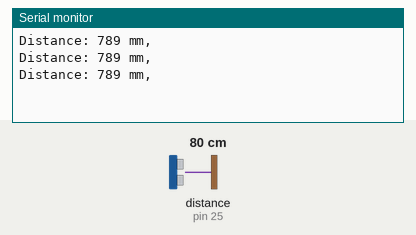
Simulated run of this sketch. Board: Arduino Mega 2560, built with avr-gcc and run on an emulated ATmega2560. On the bench: the last lines printed to the serial monitor. Wiring (inferred from the names in the program): ultrasonic range finder: trigger pin 24; echo pin 25. The test bench sets the inputs (shaded band); at power-on: distance to the obstacle (sensor on pin 25) 80 cm. The echo pulse lasts 58.3 µs per cm.

Above: at 1.3 s.
1.4 s: distance to the obstacle (sensor on pin 25) set to 2 cm
At 1.9 s:
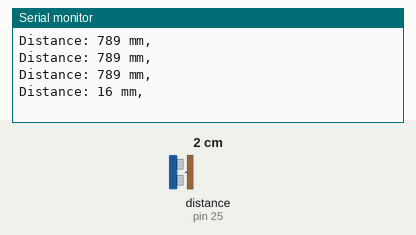
2.9 s: distance to the obstacle (sensor on pin 25) set to 4 cm
At 3.4 s:
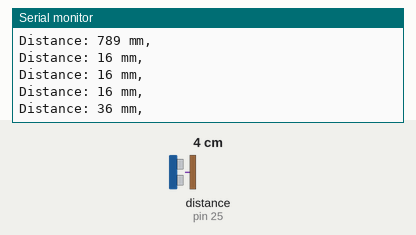
Timing chart, 0 to 5.9 s (numbered marks = the images above; inputs shaded):
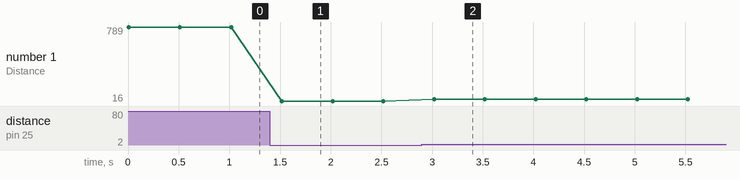

The sketch:

Dist_Sensor.ino
```cpp
/*
 * ==========================================================
 * Project Name: Ultrasonic Distance Sensor Example
 * Author: Bryce Keever
 * Date: January 27, 2025
 * Version: 1.0
 * Description: This program uses an HC-SR04 ultrasonic sensor
 *              to measure distance and prints the value to
 *              the Serial Monitor.
 * ==========================================================
 * Pin Configuration:
 * - VCC_PIN: 5V
 * - GND_PIN: GND
 * - TRIG_PIN: 9
 * - ECHO_PIN: 10
 * ==========================================================
 */

// ==========================================================
//                      Pin Declaration
// ==========================================================
#define TRIG_PIN 24  // Pin connected to the Trig pin of the sensor
#define ECHO_PIN 25 // Pin connected to the Echo pin of the sensor

// ==========================================================
//                  Initialization Section
// ==========================================================
void setup() {
  pinMode(TRIG_PIN, OUTPUT);
  pinMode(ECHO_PIN, INPUT);
  Serial.begin(9600); // Start serial communication for debugging
}
// ==========================================================
//                        Main Loop
// ==========================================================
void loop() {
  long duration, dist_mm;//, dist_cm, dist_m;

  // ======================================================
  // Trigger Pulse
  // ======================================================
  digitalWrite(TRIG_PIN, LOW);        // Set TRIG_PIN to digital low state
  delayMicroseconds(2);               // Send a 2-microsecond pulse to the TRIG_PIN
  digitalWrite(TRIG_PIN, HIGH);       // set TRIG_PIN to digital high state
  delayMicroseconds(10);              // Send a 10-microsecond pulse to the TRIG_PIN
  digitalWrite(TRIG_PIN, LOW);        // Set TRIG_PIN to digital low state

  // ======================================================
  // Measure Echo and Calculate Distance
  // ======================================================
  // Speed of sound is ~340 m/s
  duration  = pulseIn(ECHO_PIN, HIGH); // Read the time for the pulse to return
  dist_mm   = (duration * 0.34)/2;     // Distance in mm
  // dist_cm   = (duration * 0.034)/2;    // Distance in cm
  // dist_m    = (duration * 0.00034)/2;  // Distance in meters
  // ======================================================
  // Print to Serial Monitor for User Feedback
  // ======================================================
  Serial.print("Distance: ");
  Serial.print(dist_mm);               // Variable for mm
  Serial.println(" mm,");                // Label for mm
  // Serial.print(dist_cm);               // Variable for cm
  // Serial.print(" cm,");                // Label for cm
  // Serial.print(dist_m);                // Variable for m
  // Serial.println(" m");                // Label for m
  delay(500);                          // Delay for stability
}
```

Measured:
- after the input at 1.4 s, the serial monitor: prints a new line after 0.12 s (image 1)
- after the input at 2.9 s, the serial monitor: prints a new line after 0.12 s (image 2)
- plotted number 1: 789 → 16 after the input at 1.4 s, 16 → 36 after the input at 2.9 s
